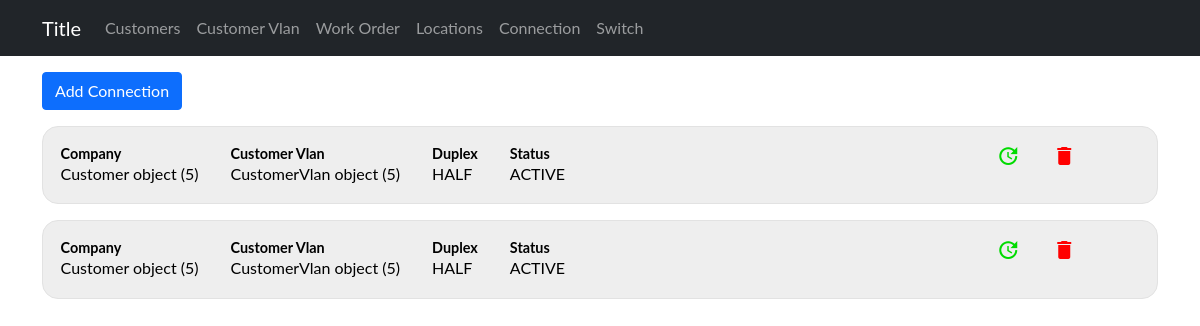
/devices/connection, run on an earlier commit of the app's database.
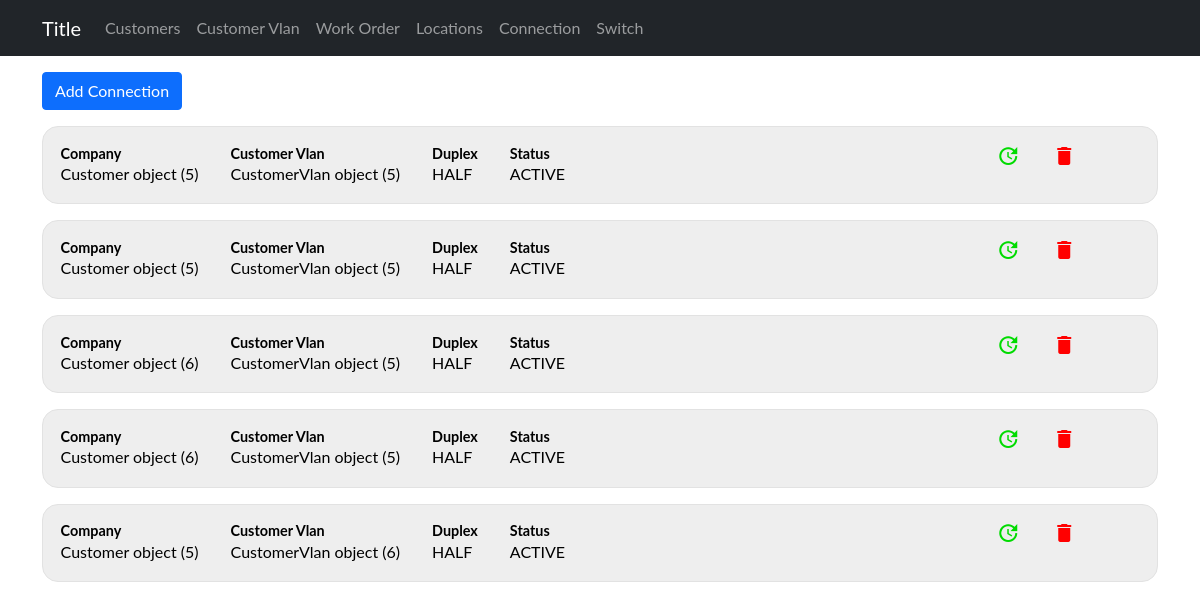
And on a later commit of the database.
### sitadevices/models.py (models this page shows)
class Connections(models.Model):
    company = models.ForeignKey(Customer, on_delete=models.CASCADE)
    customerVlan = models.ForeignKey(CustomerVlan, on_delete=models.CASCADE)
    switch_port_number = models.IntegerField(default=0)
    duplex = models.CharField(choices=duplex, max_length=200,default="none")
    voice_vlan_number = models.IntegerField(default=0)
    phone_mac_address = models.CharField(max_length=200,default="none")
    phone_extension = models.CharField(max_length=200,default="none")
    purpose = models.TextField(default="none")
    sticky_port = models.CharField(choices=yesno, max_length=200,default="none")
    additional_configuration = models.TextField(default="none")
    remark = models.TextField(default="none")
    actual_user = models.CharField(max_length=200,default="none")
    status = models.CharField(choices= status, max_length=200,default="none")
    connection_date = models.DateField(default=timezone.now)
    disconnection_date = models.DateField(default=timezone.now)

class Customer(models.Model):
    company_name = models.CharField(max_length=255)
    contact_person = models.CharField(max_length=255)
    email = models.EmailField()
    phone = models.IntegerField()
    active = models.CharField(choices=yesno, max_length=200)
    submitted_date_time = models.DateTimeField(default=timezone.now)

class CustomerVlan(models.Model):
    customor = models.ForeignKey(Customer, on_delete=models.CASCADE)
    vlan_number = models.IntegerField()
    usage = models.CharField(choices=usages, max_length=200)
    config_date = models.DateTimeField()
    vlan_description = models.TextField()
    ip_config = models.CharField(choices=ip, max_length=200)
    dhcp_ip_range = models.CharField(max_length=50)
    lan_ip_range = models.CharField(max_length=50)
    lan_subnet_mask = models.CharField(max_length=50)
    wan_public_ip = models.CharField(max_length=50)
    wan_subnet_mask = models.CharField(max_length=50)
    bandwidth = models.IntegerField()
    additional_config = models.TextField()
    remark = models.TextField()
    disconnection_date = models.DateField(null=True, blank=True)
    submitted_date_time = models.DateTimeField(default=timezone.now)

### sitadevices/views.py (the view)
# urls.py: path('connection', Connection, name="connectionlist"),
def Connection(request):
    connection = Connections.objects.all()
    dic = {
        'connection': connection,
    }
    return render(request, 'admin/connection/connection.html', {'dic': dic})

### sitadevices/templates/admin/connection/connection.html
{% extends '../base1.html' %}
{% block content %}
<div class="container">
<a href="{%url 'device:connectioninp' %}"><button type="button" class="btn btn-primary mt-3"> Add Connection</button></a>
{% for connection in dic.connection %}
<div class="grid">
    <a href="{%url 'device:connectionind' connection.id%}">
        <div class="flex">
            <div class="margin-right">
                <h4 class="list-title">Company</h4>
                <p>{{connection.company}}</p>
            </div>
            <div class="margin-right">
                <h4 class="list-title">Customer Vlan</h4>
                <p>{{connection.customerVlan}}</p>
            </div>
            <div class="margin-right">
                <h4 class="list-title">Duplex</h4>
                <p>{{connection.duplex}}</p>
            </div>
            <div class="margin-right">
                <h4 class="list-title">Status</h4>
                <p>{{connection.status}}</p>
            </div>
        </div>
    </a>
    <div class="delupd">
        <a class="upd"href="{%url 'device:connectionupd' connection.id%}"><span class="material-icons md-36">update</span></a>
        <a class="del" href="{%url 'device:connectiondel' connection.id%}"><span class="material-icons md-36">delete</span></a>
    </div>
</div>
{% endfor %}
</div>
{% endblock  %}

### sitadevices/templates/admin/base1.html (shortened to what this page needs)
{% load static %}
<!DOCTYPE html>
<html lang="en">
<head>
    <link href="https://cdn.jsdelivr.net/npm/bootstrap@5.1.3/dist/css/bootstrap.min.css" rel="stylesheet">
    <link rel="stylesheet" href="{%static 'Css/devices/styles.css'%}">
</head>
    </head>
    <body>
      <nav class="navbar navbar-expand-lg sticky-top navbar-dark bg-dark">
        <div class="container">
          <a class="navbar-brand" href="#">Title</a>
          <div class="collapse navbar-collapse" id="navbarSupportedContent">
            <ul class="navbar-nav me-auto mb-2 mb-lg-0">
              <li class="nav-item">
                <a class="nav-link" href="{%url 'device:customerlist'%}" >Customers</a>
              </li>
              <li class="nav-item">
                <a href="{%url 'device:customerVlanlist'%}" class="nav-link">Customer Vlan</a>
              </li>
              <li class="nav-item">
                <a href="{%url 'device:workorderlist'%}" class="nav-link">Work Order</a>
              </li>
              <li class="nav-item">
                <a href="{%url 'device:locationlist'%}" class="nav-link">Locations</a>
              </li>
              <li class="nav-item">
                <a href="{%url 'device:connectionlist'%}" class="nav-link">Connection</a>
              </li>
              <li class="nav-item">
                <a href="{%url 'device:switchlist'%}" class="nav-link">Switch</a>
              </li>
          </div>
        </div>
      </nav>
    <div class="main">
        <div class="rel">{% block content %}{% endblock%}</div>
    </div>
    </body>
</html>

### static/Css/devices/styles.css (style rules this page uses)
h1,h2,h3,h4,p,a { margin:0; padding:0; }
a { text-decoration: none; color: black; }
.grid { display:grid; grid-template-columns: 80% 20% ; border-radius: 1rem; border: 0.5px solid rgb(226, 226, 226); background-color: rgb(238, 238, 238); margin-top: 1em; transition: 0.5s; padding:0.1rem; }
.flex { display:flex; flex-direction: row; padding:1rem; }
.delupd { display: flex; flex-direction: row; align-content: center; justify-content: center; gap: 2rem; margin-right:1em; }
.del { padding-top: 15px; color:red; }
.upd { padding-top: 15px; color: rgb(0, 219, 0); }
.list-title { font-size: 0.9rem; font-weight: bold; }
.margin-right { margin-right: 2rem; }

### sitadevices/templates/admin/base1.html (style rules this page uses)
body { font-family: "Lato", sans-serif; }

What changed in the data, as far as the page shows it:
added Connections: company "Customer object (6)", customerVlan "CustomerVlan object (5)", duplex "HALF", status "ACTIVE"
added Connections: company "Customer object (6)", customerVlan "CustomerVlan object (5)", duplex "HALF", status "ACTIVE"
added Connections: company "Customer object (5)", customerVlan "CustomerVlan object (6)", duplex "HALF", status "ACTIVE"
